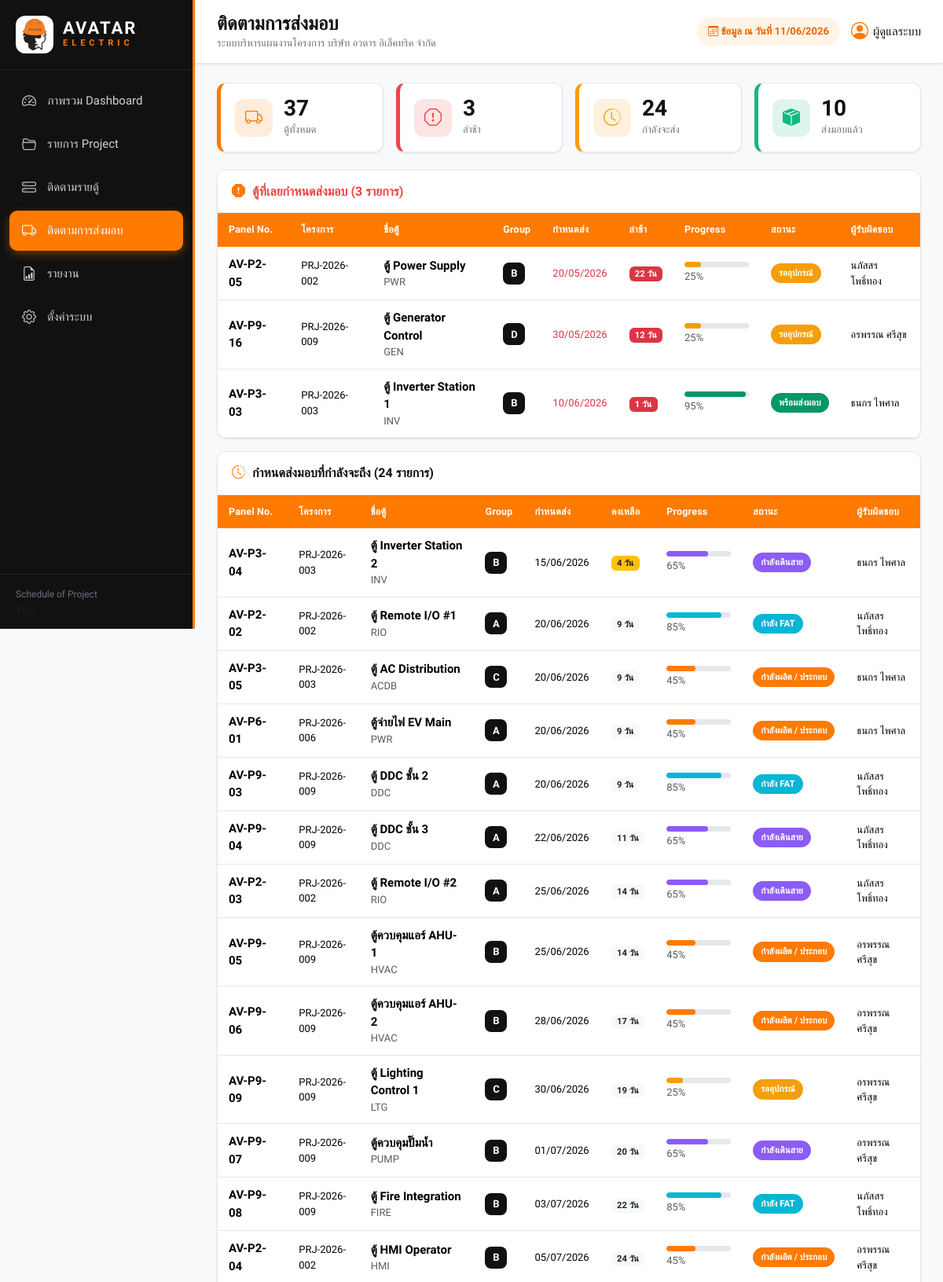
The app's page /archive_legacy/deliveries.php (upper part) with its own data.
### tables this page shows
CREATE TABLE `project_panels` (
  `id`                    INT AUTO_INCREMENT PRIMARY KEY,
  `project_id`            INT UNSIGNED NOT NULL,
  `panel_no`              VARCHAR(100),
  `panel_name`            VARCHAR(255),
  `panel_type`            VARCHAR(50),
  `panel_size`            VARCHAR(100),
  `delivery_group`        VARCHAR(50),
  `target_delivery_date`  DATE,
  `actual_delivery_date`  DATE,
  `status` ENUM(
    'pending',
    'design',
    'material',
    'production',
    'wiring',
    'qc',
    'ready_delivery',
    'delivered',
    'overdue'
  ) DEFAULT 'pending',
  `status_mode`           ENUM('AUTO','MANUAL') NOT NULL DEFAULT 'AUTO',
  `manual_status`         VARCHAR(80) NULL DEFAULT NULL,
  `progress_percent`      INT DEFAULT 0,
  `responsible`           VARCHAR(100),
  `remark`                TEXT,
  `sort_order`            INT DEFAULT 0,
  `created_at`            TIMESTAMP DEFAULT CURRENT_TIMESTAMP,
  `updated_at`            TIMESTAMP DEFAULT CURRENT_TIMESTAMP ON UPDATE CURRENT_TIMESTAMP,
  KEY `idx_panel_prj` (`project_id`),
  KEY `idx_panel_status` (`status`),
  KEY `idx_panel_group` (`delivery_group`),
  CONSTRAINT `fk_panel_prj2` FOREIGN KEY (`project_id`)
    REFERENCES `projects`(`id`) ON DELETE CASCADE
);

CREATE TABLE `projects` (
  `id`             INT UNSIGNED NOT NULL AUTO_INCREMENT,
  `project_no`     VARCHAR(40)  NOT NULL,
  `project_name`   VARCHAR(255) NOT NULL,
  `description`    TEXT         DEFAULT NULL,
  `customer`       VARCHAR(180) DEFAULT NULL,
  `department_id`  INT UNSIGNED DEFAULT NULL,
  `responsible_id` INT UNSIGNED DEFAULT NULL,
  `start_date`     DATE         DEFAULT NULL,
  `due_date`       DATE         DEFAULT NULL,
  `delivery_date`  DATE         DEFAULT NULL,
  `completed_date` DATE         DEFAULT NULL,
   
  `status`         ENUM('pending','in_progress','near_due','completed','overdue')
                   NOT NULL DEFAULT 'pending',
  `progress`       TINYINT UNSIGNED NOT NULL DEFAULT 0,
  `amount`         DECIMAL(15,2) NOT NULL DEFAULT 0.00,
  `remark`         TEXT         DEFAULT NULL,
  `attachment`     VARCHAR(255) DEFAULT NULL,
  `created_at`     TIMESTAMP NOT NULL DEFAULT CURRENT_TIMESTAMP,
  `updated_at`     TIMESTAMP NOT NULL DEFAULT CURRENT_TIMESTAMP ON UPDATE CURRENT_TIMESTAMP,
  PRIMARY KEY (`id`),
  UNIQUE KEY `uq_project_no` (`project_no`),
  KEY `fk_prj_dept` (`department_id`),
  KEY `fk_prj_user` (`responsible_id`),
  KEY `idx_due_date` (`due_date`),
  KEY `idx_status` (`status`),
  CONSTRAINT `fk_prj_dept` FOREIGN KEY (`department_id`)
    REFERENCES `departments`(`id`) ON DELETE SET NULL,
  CONSTRAINT `fk_prj_user` FOREIGN KEY (`responsible_id`)
    REFERENCES `users`(`id`) ON DELETE SET NULL
);

### archive_legacy/db.php (called while the page is built, shortened)
<?php
function db(): PDO
{
    static $pdo = null;
    $dsn = sprintf(
        'mysql:host=%s;port=%s;dbname=%s;charset=%s',
        DB_HOST,
        DB_PORT,
        DB_NAME,
        DB_CHARSET
    );
    $options = [
        PDO::ATTR_ERRMODE            => PDO::ERRMODE_EXCEPTION,
        PDO::ATTR_DEFAULT_FETCH_MODE => PDO::FETCH_ASSOC,
        PDO::ATTR_EMULATE_PREPARES   => false,
    ];
    try {
        $pdo = new PDO($dsn, DB_USER, DB_PASS, $options);
    } catch (PDOException $e) {
        http_response_code(500);
        die(
            '<div style="font-family:sans-serif;padding:2rem;color:#b91c1c">'
            . '<h2>เชื่อมต่อฐานข้อมูลไม่สำเร็จ</h2>'
            . '<p>กรุณาตรวจสอบการตั้งค่าใน <code>db.php</code> และ import <code>database.sql</code> แล้ว</p>'
            . '<pre>' . htmlspecialchars($e->getMessage()) . '</pre>'
            . '</div>'
        );
    }
    return $pdo;
}

### archive_legacy/deliveries.php (the view, shortened to what this page needs)
<?php
require_once __DIR__ . '/functions.php';
$allPanels = get_panels();
$pcolors   = panel_status_colors();
$today     = strtotime(date('Y-m-d'));
$overdue   = [];
$upcoming  = [];
$delivered = [];
foreach ($allPanels as $pn) {
    $es = $pn['eff_status'];
    if ($es === 'delivered' || !empty($pn['actual_delivery_date'])) {
        $delivered[] = $pn;
    } elseif (!empty($pn['target_delivery_date'])) {
        $ts = strtotime($pn['target_delivery_date']);
        if ($ts < $today) {
            $pn['_days_overdue'] = (int)ceil(($today - $ts) / 86400);
            $overdue[] = $pn;
        } else {
            $pn['_days_left'] = (int)ceil(($ts - $today) / 86400);
            $upcoming[] = $pn;
        }
    }
}
usort($overdue,   fn($a, $b) => $b['_days_overdue'] <=> $a['_days_overdue']);
usort($upcoming,  fn($a, $b) => strtotime($a['target_delivery_date']) <=> strtotime($b['target_delivery_date']));
usort($delivered, fn($a, $b) => strtotime($b['actual_delivery_date'] ?? '1970-01-01') <=> strtotime($a['actual_delivery_date'] ?? '1970-01-01'));
$total = count($allPanels);
?>
<div class="cards-row" style="grid-template-columns:repeat(4,1fr)">
  <div class="stat-card" style="--c:var(--primary-color)">
    <div class="stat-icon"><i class="bi bi-truck"></i></div>
    <div class="stat-body"><div class="stat-value"><?= $total ?></div><div class="stat-label">ตู้ทั้งหมด</div></div>
  </div>
  <div class="stat-card" style="--c:var(--danger-color)">
    <div class="stat-icon"><i class="bi bi-exclamation-octagon"></i></div>
    <div class="stat-body"><div class="stat-value"><?= count($overdue) ?></div><div class="stat-label">ล่าช้า</div></div>
  </div>
  <div class="stat-card" style="--c:var(--warning-color)">
    <div class="stat-icon"><i class="bi bi-clock-history"></i></div>
    <div class="stat-body"><div class="stat-value"><?= count($upcoming) ?></div><div class="stat-label">กำลังจะส่ง</div></div>
  </div>
  <div class="stat-card" style="--c:var(--success-color)">
    <div class="stat-icon"><i class="bi bi-box-seam-fill"></i></div>
    <div class="stat-body"><div class="stat-value"><?= count($delivered) ?></div><div class="stat-label">ส่งมอบแล้ว</div></div>
  </div>
</div>
<?php if ($overdue): ?>
<div class="panel mb-3">
  <div class="panel-head" style="color:var(--danger-color)">
    <i class="bi bi-exclamation-octagon-fill"></i> ตู้ที่เลยกำหนดส่งมอบ (<?= count($overdue) ?> รายการ)
  </div>
  <div class="panel-body p-0">
    <?= _dlv_table($overdue, $pcolors, 'overdue') ?>
  </div>
</div>
<?php endif; ?>
<div class="panel mb-3">
  <div class="panel-head"><i class="bi bi-clock-history"></i> กำหนดส่งมอบที่กำลังจะถึง (<?= count($upcoming) ?> รายการ)</div>
  <div class="panel-body p-0">
    <?php if (!$upcoming): ?>
      <div class="text-center text-muted py-4">ไม่มีตู้ที่รอส่งมอบในขณะนี้</div>
    <?php else: ?>
      <?= _dlv_table($upcoming, $pcolors, 'upcoming') ?>
    <?php endif; ?>
  </div>
</div>
<?php
function _dlv_table(array $panels, array $pcolors, string $type): string
{
    ob_start(); ?>
    <div class="table-responsive">
      <table class="table table-hover align-middle mb-0 data-table">
        <thead>
          <tr>
            <th>Panel No.</th><th>โครงการ</th><th>ชื่อตู้</th><th>Group</th>
            <?php if ($type === 'overdue'): ?>
              <th>กำหนดส่ง</th><th>ล่าช้า</th>
            <?php elseif ($type === 'upcoming'): ?>
              <th>กำหนดส่ง</th><th>คงเหลือ</th>
            <?php else: ?>
              <th>วันส่งจริง</th>
            <?php endif; ?>
            <th style="width:110px">Progress</th><th>สถานะ</th><th>ผู้รับผิดชอบ</th>
          </tr>
        </thead>
        <tbody>
          <?php foreach ($panels as $pn): $es = $pn['eff_status']; ?>
            <tr onclick="location.href='project_view.php?id=<?= (int)$pn['project_id'] ?>'" style="cursor:pointer">
              <td class="fw-600"><?= e($pn['panel_no']) ?></td>
              <td class="small"><?= e($pn['project_no'] ?? '-') ?></td>
              <td>
                <div class="fw-600"><?= e($pn['panel_name']) ?></div>
                <div class="text-muted small"><?= e($pn['panel_type']) ?></div>
              </td>
              <td><?= $pn['delivery_group'] ? '<span class="grp-badge">' . e($pn['delivery_group']) . '</span>' : '-' ?></td>
              <?php if ($type === 'overdue'): ?>
                <td class="small text-danger"><?= e(format_date_dmy($pn['target_delivery_date'])) ?></td>
                <td><span class="badge bg-danger"><?= (int)$pn['_days_overdue'] ?> วัน</span></td>
              <?php elseif ($type === 'upcoming'): ?>
                <td class="small"><?= e(format_date_dmy($pn['target_delivery_date'])) ?></td>
                <td>
                  <?php $d = (int)$pn['_days_left']; ?>
                  <span class="badge <?= $d <= 7 ? 'bg-warning text-dark' : 'bg-light text-dark' ?>">
                    <?= $d ?> วัน
                  </span>
                </td>
              <?php else: ?>
                <td class="small text-success"><?= e(format_date_dmy($pn['actual_delivery_date'])) ?></td>
              <?php endif; ?>
              <td>
                <div class="progress-mini">
                  <div class="bar" style="width:<?= (int)$pn['progress_percent'] ?>%;background:<?= panel_status_color($es) ?>"></div>
                </div>
                <span class="small text-muted"><?= (int)$pn['progress_percent'] ?>%</span>
              </td>
              <td><span class="status-pill" style="background:<?= panel_status_color($es) ?>"><?= e(panel_status_label($es)) ?></span></td>
              <td class="small"><?= e($pn['responsible'] ?: '-') ?></td>
            </tr>
          <?php endforeach; ?>
        </tbody>
      </table>
    </div>
    <?php
    return ob_get_clean();
}

### archive_legacy/assets/css/style.css (style rules this page uses)
:root { --primary-color:#FF7A00; --primary-hover:#E96500; --primary-soft:#FFF4E6; --sidebar-color:#111111; --sidebar-hover:#1F2937; --success-color:#10B981; --warning-color:#F59E0B; --info-color:#3B82F6; --danger-color:#EF4444; --gray-100:#F8F9FB; --gray-200:#E5E7EB; --gray-500:#6B7280; --gray-900:#111111; --navy:#111111; --navy-2:#1F2937; --navy-dark:#0a0a0a; --blue:#3B82F6; --green:#10B981; --orange:#FF7A00; --red:#EF4444; --slate:#6B7280; --bg:#F8F9FB; --card:#FFFFFF; --line:#E5E7EB; --text:#333333; --muted:#6B7280; --radius:12px; --shadow:0 1px 3px rgba(17,17,17,.06), 0 1px 2px rgba(17,17,17,.04); --shadow-lg:0 8px 24px rgba(17,17,17,.10); }
* { box-sizing:border-box; }
html,body { height:100%; }
body { margin:0; background:var(--bg); color:var(--text); font-family:'Prompt','Sarabun',system-ui,sans-serif; font-size:15px; }
.fw-600 { font-weight:600; }
.cards-row { display:grid; grid-template-columns:repeat(6,1fr); gap:16px; margin-bottom:22px; }
.stat-card { background:var(--card); border-radius:var(--radius); padding:18px; display:flex; align-items:center; gap:14px; box-shadow:var(--shadow); border:1px solid var(--line); border-left:5px solid var(--c,var(--primary-color)); transition:.18s; color:var(--text); }
.stat-icon { width:48px; height:48px; border-radius:12px; display:grid; place-items:center; font-size:22px; background:color-mix(in srgb,var(--c,var(--primary-color)) 14%,#fff); color:var(--c,var(--primary-color)); flex-shrink:0; }
.stat-value { font-size:28px; font-weight:700; line-height:1; color:var(--gray-900); }
.stat-label { font-size:13px; color:var(--muted); margin-top:3px; }
.panel { background:var(--card); border-radius:var(--radius); box-shadow:var(--shadow); border:1px solid var(--line); overflow:hidden; }
.panel-head { display:flex; align-items:center; gap:9px; padding:14px 18px; font-weight:600; font-size:16px; color:var(--gray-900); border-bottom:1px solid var(--line); background:#fff; }
.panel-head i { font-size:17px; color:var(--primary-color); }
.panel-body { padding:18px; }
.panel-body.p-0 { padding:0; }
.data-table thead th { background:var(--primary-color); color:#fff; font-weight:600; font-size:12.5px; border:none; white-space:nowrap; padding:12px 14px; letter-spacing:.2px; }
.data-table tbody td { padding:11px 14px; border-bottom:1px solid var(--line); vertical-align:middle; }
.data-table tbody tr:nth-child(even) { background:#FAFAFA; }
.progress-mini { height:7px; background:var(--gray-200); border-radius:6px; overflow:hidden; }
.progress-mini .bar { height:100%; border-radius:6px; transition:width .4s; background:var(--primary-color); }
.grp-badge { display:inline-grid; place-items:center; width:28px; height:28px; border-radius:8px; background:var(--gray-900); color:#fff; font-weight:700; font-size:13px; }
.status-pill { display:inline-block; padding:4px 10px; border-radius:14px; color:#fff; font-size:11.5px; font-weight:600; white-space:nowrap; }
small,.small { font-size:13px; }
@media (max-width:1200px) { .cards-row { grid-template-columns:repeat(3,1fr); } }

### records on screen
project_panels: panel_no "AV-P2-05", project.project_no "PRJ-2026-002", panel_name "ตู้ Power Supply", panel_type "PWR", delivery_group "B", target_delivery_date "20/05/2026", _days_overdue "22", progress_percent "25", status "รออุปกรณ์", responsible "นภัสสร โพธิ์ทอง"
project_panels: panel_no "AV-P9-16", project.project_no "PRJ-2026-009", panel_name "ตู้ Generator Control", panel_type "GEN", delivery_group "D", target_delivery_date "30/05/2026", _days_overdue "12", progress_percent "25", status "รออุปกรณ์", responsible "อรพรรณ ศรีสุข"
project_panels: panel_no "AV-P3-03", project.project_no "PRJ-2026-003", panel_name "ตู้ Inverter Station 1", panel_type "INV", delivery_group "B", target_delivery_date "10/06/2026", _days_overdue "1", progress_percent "95", status "พร้อมส่งมอบ", responsible "ธนกร ไพศาล"
project_panels: panel_no "AV-P3-04", project.project_no "PRJ-2026-003", panel_name "ตู้ Inverter Station 2", panel_type "INV", delivery_group "B", target_delivery_date "15/06/2026", sort_order "4", progress_percent "65", status "กำลังเดินสาย", responsible "ธนกร ไพศาล"
project_panels: panel_no "AV-P2-02", project.project_no "PRJ-2026-002", panel_name "ตู้ Remote I/O #1", panel_type "RIO", delivery_group "A", target_delivery_date "20/06/2026", d "9", progress_percent "85", status "กำลัง FAT", responsible "นภัสสร โพธิ์ทอง"
project_panels: panel_no "AV-P3-05", project.project_no "PRJ-2026-003", panel_name "ตู้ AC Distribution", panel_type "ACDB", delivery_group "C", target_delivery_date "20/06/2026", d "9", progress_percent "45", status "กำลังผลิต / ประกอบ", responsible "ธนกร ไพศาล"
project_panels: panel_no "AV-P6-01", project.project_no "PRJ-2026-006", panel_name "ตู้จ่ายไฟ EV Main", panel_type "PWR", delivery_group "A", target_delivery_date "20/06/2026", d "9", progress_percent "45", status "กำลังผลิต / ประกอบ", responsible "ธนกร ไพศาล"
project_panels: panel_no "AV-P9-03", project.project_no "PRJ-2026-009", panel_name "ตู้ DDC ชั้น 2", panel_type "DDC", delivery_group "A", target_delivery_date "20/06/2026", project "9", progress_percent "85", status "กำลัง FAT", responsible "นภัสสร โพธิ์ทอง"
project_panels: panel_no "AV-P9-04", project.project_no "PRJ-2026-009", panel_name "ตู้ DDC ชั้น 3", panel_type "DDC", delivery_group "A", target_delivery_date "22/06/2026", d "11", progress_percent "65", status "กำลังเดินสาย", responsible "นภัสสร โพธิ์ทอง"
project_panels: panel_no "AV-P2-03", project.project_no "PRJ-2026-002", panel_name "ตู้ Remote I/O #2", panel_type "RIO", delivery_group "A", target_delivery_date "25/06/2026", d "14", progress_percent "65", status "กำลังเดินสาย", responsible "นภัสสร โพธิ์ทอง"
project_panels: panel_no "AV-P9-05", project.project_no "PRJ-2026-009", panel_name "ตู้ควบคุมแอร์ AHU-1", panel_type "HVAC", delivery_group "B", target_delivery_date "25/06/2026", d "14", progress_percent "45", status "กำลังผลิต / ประกอบ", responsible "อรพรรณ ศรีสุข"
project_panels: panel_no "AV-P9-06", project.project_no "PRJ-2026-009", panel_name "ตู้ควบคุมแอร์ AHU-2", panel_type "HVAC", delivery_group "B", target_delivery_date "28/06/2026", d "17", progress_percent "45", status "กำลังผลิต / ประกอบ", responsible "อรพรรณ ศรีสุข"
project_panels: panel_no "AV-P9-09", project.project_no "PRJ-2026-009", panel_name "ตู้ Lighting Control 1", panel_type "LTG", delivery_group "C", target_delivery_date "30/06/2026", d "19", progress_percent "25", status "รออุปกรณ์", responsible "อรพรรณ ศรีสุข"
project_panels: panel_no "AV-P9-07", project.project_no "PRJ-2026-009", panel_name "ตู้ควบคุมปั๊มน้ำ", panel_type "PUMP", delivery_group "B", target_delivery_date "01/07/2026", d "20", progress_percent "65", status "กำลังเดินสาย", responsible "อรพรรณ ศรีสุข"
project_panels: panel_no "AV-P9-08", project.project_no "PRJ-2026-009", panel_name "ตู้ Fire Integration", panel_type "FIRE", delivery_group "B", target_delivery_date "03/07/2026", d "22", progress_percent "85", status "กำลัง FAT", responsible "นภัสสร โพธิ์ทอง"
project_panels: panel_no "AV-P2-04", project.project_no "PRJ-2026-002", panel_name "ตู้ HMI Operator", panel_type "HMI", delivery_group "B", target_delivery_date "05/07/2026", d "24", progress_percent "45", status "กำลังผลิต / ประกอบ", responsible "อรพรรณ ศรีสุข"

### other values on screen
$label "ภาพรวม Dashboard"
$label "รายการ Project"
$label "ติดตามรายตู้"
$label "ติดตามการส่งมอบ"
$label "รายงาน"
$label "ตั้งค่าระบบ"
$title ?: 'Dashboard' "ติดตามการส่งมอบ"
$total "37"
count($overdue) "3"
count($upcoming) "24"
count($delivered) "10"
